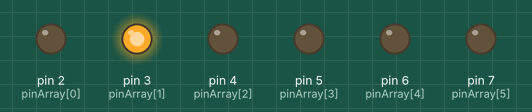
A sketch run on a simulated Arduino Uno, built with avr-gcc and run on an emulated ATmega328P. Shown: output pins drawn as LEDs (lit = HIGH).

Above: at 0.1 s.
At 0.46 s:
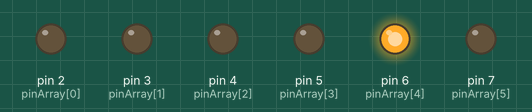
At 0.93 s:
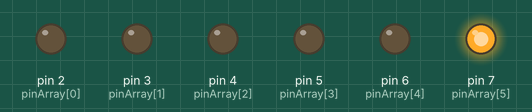
At 1.56 s:
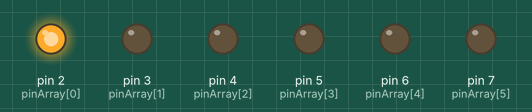
At 2.44 s:
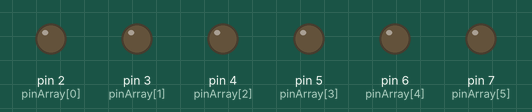
At 3.7 s:
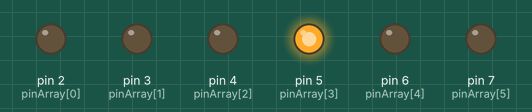
Timing chart, 0 to 4.0 s (numbered marks = the images above):
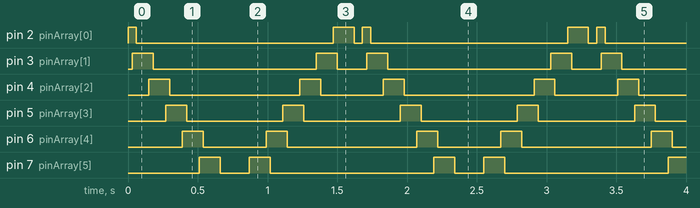

The sketch:

knightrider4.ino
```cpp
/* Knight Rider 4
 * --------------
 *
 * This example concentrates on making the visuals fluid.
 *
 * It also does not use a for() loop!
 *
 * (cleft) 2005 K3, Malmo University
 * @author: David Cuartielles
 * @hardware: David Cuartielles, Aaron Hallborg
 * modified by David Reeves 2015
 */

int pinArray[] = {2, 3, 4, 5, 6, 7};
int count = 0;
int timer = 30;
int moveDirection = 1;

void setup(){
  for (count=0;count<6;count++) {
    pinMode(pinArray[count], OUTPUT);
  }
  count = 0;

}

void loop() {

  if (count > 6 || count < 0) {
    moveDirection = moveDirection * -1;

  }
  else {


    digitalWrite(pinArray[count], HIGH);
    delay(timer);
    digitalWrite(pinArray[count + moveDirection], HIGH);
    delay(timer);
    digitalWrite(pinArray[count], LOW);
    delay(timer*2);
  }

    count = count + moveDirection;
}
```

Measured:
- by itself, pin 2 (pinArray[0]): repeats every 1.7 s: LOW 1.4 s, HIGH 0.15 s, LOW 0.06 s, HIGH 0.06 s
- by itself, pin 3 (pinArray[1]): repeats every 1.7 s: LOW 1.2 s, HIGH 0.15 s, LOW 0.21 s, HIGH 0.15 s
- by itself, pin 4 (pinArray[2]): repeats every 1.7 s: LOW 0.93 s, HIGH 0.15 s, LOW 0.45 s, HIGH 0.15 s
- by itself, pin 5 (pinArray[3]): alternates HIGH for 0.15 s and LOW for 0.69 s
- by itself, pin 6 (pinArray[4]): repeats every 1.7 s: LOW 0.45 s, HIGH 0.15 s, LOW 0.93 s, HIGH 0.15 s
- by itself, pin 7 (pinArray[5]): repeats every 1.7 s: LOW 0.21 s, HIGH 0.15 s, LOW 1.2 s, HIGH 0.15 s
